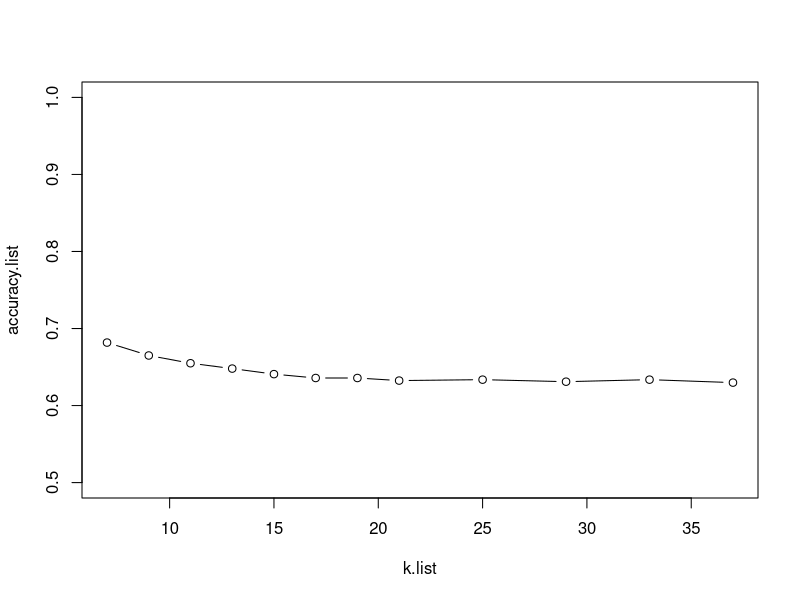
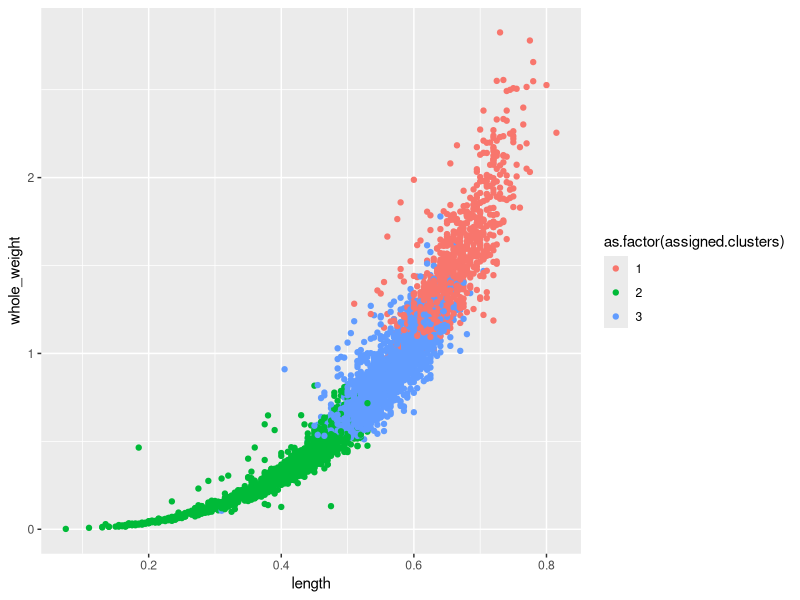
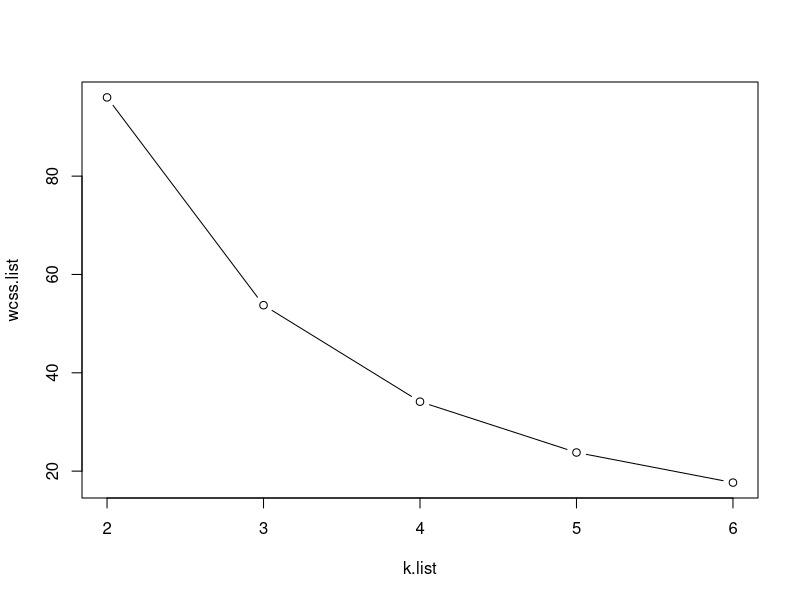

These charts were generated, in order, by the following R code:
###################
##### Abalone #####
###################
library(class)
library(caret)

# read dataset
abalone <- read.csv("abalone_dataset.csv")

dataset <- abalone

## add new column age.group with 3 values based on the number of rings 
dataset$agegroups <- cut(dataset$rings, br=c(0,8,11,35), labels = c('young', 'middle age', 'old'))


# sample create list of 105 (70% of 150) numbers randomly sampled from 1-150
n = 4100
sampleAbalone <- sample(n,n*.8)

## create train & test sets based on sampled indexes 
dataset.train <- dataset[sampleAbalone,]

dataset.test <- dataset[-sampleAbalone,]

# simple estimate of k
k = round(sqrt(n))

k <- k-1


########################
# Train & Evaluate knn #
########################

## train model & predict in one step ('knn' function from 'class' library)
## trying to predict the age group by using the length, diameter
knn.predicted <- knn(train = dataset.train[,2:3], test = dataset.test[,2:3], cl = dataset.train$agegroups, k = k)

# create contingency table/ confusion matrix 
contingency.table <- table(knn.predicted, dataset.test$agegroups, dnn=list('predicted','actual'))

contingency.table

# calculate classification accuracy
sum(diag(contingency.table))/length(dataset.test$agegroups)


## train model & predict in one step ('knn' function from 'class' library)
## trying to predict the age group by using the height, whole weight
knn.predicted <- knn(train = dataset.train[,3:4], test = dataset.test[,3:4], cl = dataset.train$agegroups, k = k)

# create contingency table/ confusion matrix 
contingency.table <- table(knn.predicted, dataset.test$agegroups, dnn=list('predicted','actual'))

contingency.table

# calculate classification accuracy
sum(diag(contingency.table))/length(dataset.test$agegroups)


## train model & predict in one step ('knn' function from 'class' library)
## trying to predict the age group by using the length, whole weight
knn.predicted <- knn(train = dataset.train[,c(2,6)], test = dataset.test[,c(2,6)], cl = dataset.train$agegroups, k = k)

# create contingency table/ confusion matrix 
contingency.table <- table(knn.predicted, dataset.test$agegroups, dnn=list('predicted','actual'))

contingency.table

# calculate classification accuracy
sum(diag(contingency.table))/length(dataset.test$agegroups)



# we have that the final combination is the most accurate at .635
## train knn models for multiple values of k and plot accuracies

# list of k
k.list <- c(7,9,11,13,15,17,19, 21, 25, 29, 33, 37)

# empty list for accuracy
accuracy.list <- c()

# loop: train&predict model for each k, compute accuracy and append it to list
for (k in k.list) {
  
  knn.predicted <- knn(train = dataset[,c(2,6)], test = dataset[,c(2,6)], cl = dataset$agegroups, k = k)
  
  contingency.table <- table(knn.predicted, dataset$agegroups, dnn=list('predicted','actual'))
  
  accuracy <- sum(diag(contingency.table))/length(dataset$agegroups)
  
  accuracy.list <- c(accuracy.list,accuracy)
  
}


# plot acccuracy with k, limiting values of y axis between .9 & 1
plot(k.list,accuracy.list,type = "b", ylim = c(.5,1))

## Alternatively:

## train and evaluate multiple knn models to find optimal k
knn.model <- train(dataset[,c(2,6)], dataset$agegroups, method = "knn", tuneLength = 10, trControl = trainControl(method = "cv"))

# print model outputs
print(knn.model)



## we now have the most accurate k, so now we will look at kmeans

## run kmeans
k = 3
abalone.km <- kmeans(dataset[,c(2,6)], centers = k)


## get and plot clustering output 

assigned.clusters <- as.factor(abalone.km$cluster)

ggplot(dataset, aes(x = length, y = whole_weight, colour = as.factor(assigned.clusters))) +
  geom_point()


## WCSS: total within cluster sum of squares
abalone.km$tot.withinss

abalone.km$cluster


## run tests with multiple k values and plot WCSS
k.list <- c(2,3,4,5,6)

wcss.list <- c()

for (k in k.list) {
  
  abalone.km <- kmeans(dataset[,c(2,6)], centers = k)
  
  wcss <- abalone.km$tot.withinss
  
  wcss.list <- c(wcss.list,wcss)
  
  ## get and plot clustering output 
  assigned.clusters <- as.factor(abalone.km$cluster)
  
  ggplot(dataset, aes(x = length, y = whole_weight, colour = assigned.clusters)) +
    geom_point()
  
}

plot(k.list,wcss.list,type = "b")
